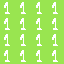

This game map was drawn from its Tiled (.tmx) file and the tilesets committed beside it. A one-line description and the full map source follow:
An orthogonal 4x4 tile map with 16x16 px tiles, 1 tile layer (in).

<map version="1.8" tiledversion="1.8.2" orientation="orthogonal" renderorder="right-down" width="4" height="4" tilewidth="16" tileheight="16" infinite="0" nextlayerid="10" nextobjectid="1">
 <tileset firstgid="1" source="../spr_test_tileset.tsx" />
 <layer id="1" name="in" width="4" height="4">
  <data encoding="csv">
2,2,2,2,
2,2,2,2,
2,2,2,2,
2,2,2,2
</data>
 </layer>
</map>
